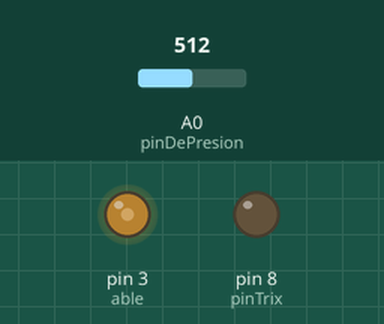
Recording of a sketch running on a simulated Arduino Uno, built with avr-gcc and run on an emulated ATmega328P. Shown: output pins drawn as LEDs (lit = HIGH). Inputs (shaded band) come from the test bench; at power-on: A0 (pinDePresion) = 512.

Above: at 0.1 s.
Timing chart, 0 to 1.6 s (numbered marks = the images above):
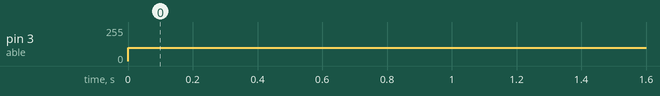

The sketch:

jorge.ino
```cpp
// incluir los archivos .h de todos los componentes
#include "Presion.h"
#include "Servomotor.h"
#include "Ultrasonico.h"
#include "Motor.h"


//pasar la clase a minusculas no se porque
Presion presion;
Servomotor servomotor;
Ultrasonico ultrasonico;
Motor motor;


//void setup en donde se escribe todos los
// setups de los componentes
void setup(){
// escribelos priemro el nombre del componente, nuego cual era su setup
presion.configurarPresion();
servomotor.configurarServo();
ultrasonico.configurarSonico();
motor.configurarMotor();
}

// aqui van todas las acciones
void loop(){
  presion.funcionaPresion();
  servomotor.funcionaServo();
  ultrasonico.funcionaSonico();
  motor.funcionaMotor();
}
```

Motor.cpp
```cpp
// incluye el archivo.h
#include "Motor.h"

// hacer que la clase claseee
Motor::Motor(){}

//pponer tus voids escrbiendo la clase antes, por buenos modales
// aqui ocurre el setup
void Motor::configurarMotor(){


}

// aqui ocurre el loop
void Motor::funcionaMotor(){


}
```

Motor.h
```cpp
#ifndef MOTOR_H
#define MOTOR_H

// incluir biblliotecas
#include "Arduino.h"

// crear la clase
class Motor{
public:
Motor();

//crear los voids
void configurarMotor();

void funcionaMotor();


// agregar variables coo booleanas ints o strings

bool waos;

// todo lo que vaya empezado con letras azules
// que no sean voids, irian aqui


};

#endif
```

Presion.cpp
```cpp
//Yiop
// incluye el archivo.h
#include "Presion.h"

// hacer que la clase claseee
Presion::Presion(){}

//pponer tus voids escrbiendo la clase antes, por buenos modales
// aqui ocurre el setup
void Presion::configurarPresion(){

const int pinDePresion = A0;
int valorDePresion = 0;
bool hayBrazo;
int presionMinimaAceptable = 50;
//int presionDolorosa = 230;
 pinMode(pinDePresion, INPUT);

}

// aqui ocurre el loop
void Presion::funcionaPresion(){

  //asignar el valor del pin del sensor de presion, a la variable valorDePresion
  valorDePresion = analogRead(pinDePresion);
  //si valorDePresion es mayor a presionMinimaAceptable, hayBrazo es true
  hayBrazo = (valorDePresion > presionMinimaAceptable);


}
```

Presion.h
```cpp
#ifndef PRESION_H
#define PRESION_H

// incluir biblliotecas
#include "Arduino.h"

// crear la clase
class Presion{
public:
Presion();

//crear los voids
void configurarPresion();

void funcionaPresion();


// agregar variables coo booleanas ints o strings

bool waos;

// todo lo que vaya empezado con letras azules
// que no sean voids, irian aqui

const int pinDePresion = A0;
int valorDePresion = 0;
bool hayBrazo;
int presionMinimaAceptable = 50;


};

#endif
```

Servomotor.cpp
```cpp
// incluye el archivo.h
#include "Servomotor.h"

// hacer que la clase claseee
Servomotor::Servomotor(){}

//pponer tus voids escrbiendo la clase antes, por buenos modales
// aqui ocurre el setup
void Servomotor::configurarServo(){


}

// aqui ocurre el loop
void Servomotor::funcionaServo(){


}
```

Servomotor.h
```cpp
#ifndef SERVOMOTOR_H
#define SERVOMOTOR_H

// incluir biblliotecas
#include "Arduino.h"

// crear la clase
class Servomotor{
public:
Servomotor();

//crear los voids
void configurarServo();

void funcionaServo();


// agregar variables coo booleanas ints o strings

bool waos;

// todo lo que vaya empezado con letras azules
// que no sean voids, irian aqui


};

#endif
```

Ultrasonico.cpp
```cpp
// incluye el archivo.h
#include "Ultrasonico.h"

// hacer que la clase claseee
Ultrasonico::Ultrasonico(){}
//YIOP
//pponer tus voids escrbiendo la clase antes, por buenos modales
// aqui ocurre el setup
void Ultrasonico::configurarSonico(){

pinMode(pinTrix, OUTPUT);
  pinMode(pinEkeko, INPUT);
    if (sustancia > 400 || sustancia <= 0) {
    sustancia = 400;
  }
}

// aqui ocurre el loop
void Ultrasonico::funcionaSonico(){
  analogWrite(able, 100);
  //prender direccion1, apagar direccion2
  digitalWrite(input1, HIGH);
  digitalWrite(input2, LOW);
  delay(5000);
  //apagar ambas direcciones
  digitalWrite(input1, LOW);
  digitalWrite(input2, LOW);

}
```

Ultrasonico.h
```cpp
#ifndef ULTRASONICO_H
#define ULTRASONICO_H

// incluir biblliotecas
#include "Arduino.h"

// crear la clase
class Ultrasonico{
public:
Ultrasonico();

//crear los voids
void configurarSonico();

void funcionaSonico();


// agregar variables coo booleanas ints o strings

bool waos;

// todo lo que vaya empezado con letras azules
// que no sean voids, irian aqui

 float duracion;
//Sustancia = Distancia
float sustancia;

int pinTrix = 8;
//Pin Echo
int pinEkeko = 9;

int able = 3;
int input1 = 5;
int input2 = 6;

};

#endif
```

Measured:
- by itself, pin 3 (able): 0/255 → 100/255 at 0.00 s
